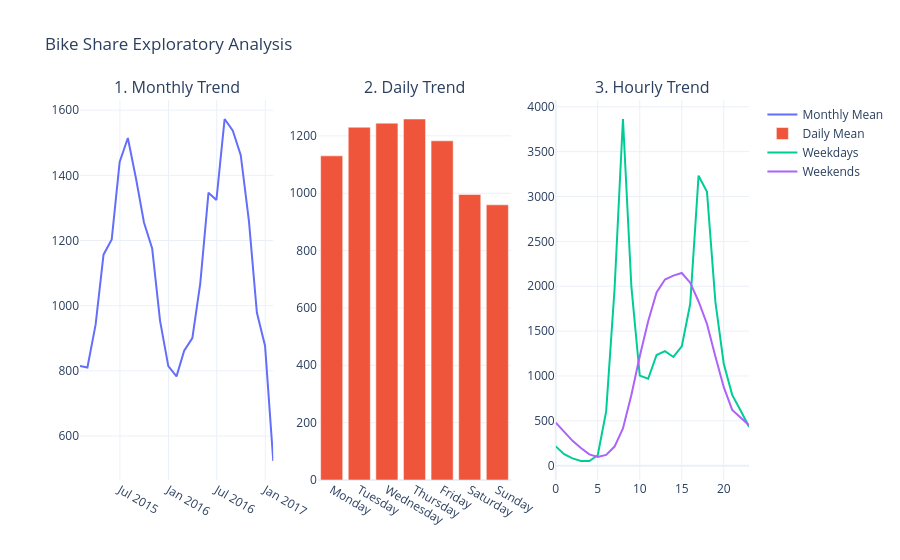

Notebook code cell kept with this figure:
### Code cell
# ==========================================
# STEP 1: CREATE TIME COLUMNS FROM THE INDEX
# ==========================================
# Extract hour (0 to 23)
df['hour'] = df.index.hour

# Extract day name (Monday, Tuesday, etc.)
df['day_name'] = df.index.day_name()


# ==========================================
# STEP 2: CALCULATE THE AVERAGES
# ==========================================
# 1. Macro (Monthly average)
monthly_avg = df['cnt'].resample('ME').mean()

# 2. Medium (Day of week average - ordered correctly from Monday to Sunday)
day_order = ['Monday', 'Tuesday', 'Wednesday', 'Thursday', 'Friday', 'Saturday', 'Sunday']
weekly_avg = df.groupby('day_name')['cnt'].mean().reindex(day_order)

# 3. Micro (Hourly average for weekdays vs weekends)
weekday_hourly = df[df['is_weekend'] == 0].groupby('hour')['cnt'].mean()
weekend_hourly = df[df['is_weekend'] == 1].groupby('hour')['cnt'].mean()


# ==========================================
# STEP 3: BUILD THE PLOTS
# ==========================================
# Create a grid with 1 row and 3 columns
fig = make_subplots(
    rows=1, 
    cols=3, 
    subplot_titles=('1. Monthly Trend', '2. Daily Trend', '3. Hourly Trend')
)

# Plot 1: Monthly (Macro Scale)
fig.add_trace(
    go.Scatter(x=monthly_avg.index, y=monthly_avg.values, name='Monthly Mean'), 
    row=1, col=1
)

# Plot 2: Day of the Week (Medium Scale)
fig.add_trace(
    go.Bar(x=weekly_avg.index, y=weekly_avg.values, name='Daily Mean'), 
    row=1, col=2
)

# Plot 3: Hourly (Micro Scale - comparing Weekday vs Weekend)
fig.add_trace(
    go.Scatter(x=weekday_hourly.index, y=weekday_hourly.values, name='Weekdays'), 
    row=1, col=3
)
fig.add_trace(
    go.Scatter(x=weekend_hourly.index, y=weekend_hourly.values, name='Weekends'), 
    row=1, col=3
)

# Show the dashboard with a clean white background
fig.update_layout(title='Bike Share Exploratory Analysis', template='plotly_white')
fig.show()

### Figure 1 — Plotly figure (JSON) as saved in the notebook; plotly's stock layout.template omitted (floating-point values rounded to 4 significant figures)
{"data": [{"name": "Monthly Mean", "type": "scatter", "x": ["2015-01-31T00:00:00.000000000", "2015-02-28T00:00:00.000000000", "2015-03-31T00:00:00.000000000", "2015-04-30T00:00:00.000000000", "2015-05-31T00:00:00.000000000", "2015-06-30T00:00:00.000000000", "2015-07-31T00:00:00.000000000", "2015-08-31T00:00:00.000000000", "2015-09-30T00:00:00.000000000", "2015-10-31T00:00:00.000000000", "2015-11-30T00:00:00.000000000", "2015-12-31T00:00:00.000000000", "2016-01-31T00:00:00.000000000", "2016-02-29T00:00:00.000000000", "2016-03-31T00:00:00.000000000", "2016-04-30T00:00:00.000000000", "2016-05-31T00:00:00.000000000", "2016-06-30T00:00:00.000000000", "2016-07-31T00:00:00.000000000", "2016-08-31T00:00:00.000000000", "2016-09-30T00:00:00.000000000", "2016-10-31T00:00:00.000000000", "2016-11-30T00:00:00.000000000", "2016-12-31T00:00:00.000000000", "2017-01-31T00:00:00.000000000"], "xaxis": "x", "y": [814.7, 810.1, 941.7, 1157.0, 1204.0, 1441.0, 1514.0, 1390.0, 1255.0, 1175.0, 952.6, 814.6, 783.0, 861.8, 900.6, 1069.0, 1347.0, 1325.0, 1573.0, 1537.0, 1462.0, 1259.0, 978.9, 876.2, 523.3], "yaxis": "y"}, {"name": "Daily Mean", "type": "bar", "x": ["Monday", "Tuesday", "Wednesday", "Thursday", "Friday", "Saturday", "Sunday"], "xaxis": "x2", "y": [1130.0, 1230.0, 1244.0, 1259.0, 1183.0, 995.6, 959.6], "yaxis": "y2"}, {"name": "Weekdays", "type": "scatter", "x": [0, 1, 2, 3, 4, 5, 6, 7, 8, 9, 10, 11, 12, 13, 14, 15, 16, 17, 18, 19, 20, 21, 22, 23], "xaxis": "x3", "y": [215.4, 128.0, 81.01, 53.25, 52.25, 116.1, 604.7, 1970.0, 3864.0, 1998.0, 1004.0, 968.4, 1234.0, 1277.0, 1212.0, 1330.0, 1802.0, 3232.0, 3052.0, 1826.0, 1134.0, 789.1, 614.7, 434.9], "yaxis": "y3"}, {"name": "Weekends", "type": "scatter", "x": [0, 1, 2, 3, 4, 5, 6, 7, 8, 9, 10, 11, 12, 13, 14, 15, 16, 17, 18, 19, 20, 21, 22, 23], "xaxis": "x3", "y": [479.8, 383.3, 276.4, 197.4, 126.3, 97.25, 120.6, 213.2, 415.8, 787.4, 1219.0, 1611.0, 1931.0, 2075.0, 2118.0, 2148.0, 2040.0, 1830.0, 1579.0, 1217.0, 874.7, 622.0, 537.0, 451.7], "yaxis": "y3"}], "layout": {"annotations": [{"font": {"size": 16}, "showarrow": false, "text": "1. Monthly Trend", "x": 0.1444, "xanchor": "center", "xref": "paper", "y": 1, "yanchor": "bottom", "yref": "paper"}, {"font": {"size": 16}, "showarrow": false, "text": "2. Daily Trend", "x": 0.5, "xanchor": "center", "xref": "paper", "y": 1, "yanchor": "bottom", "yref": "paper"}, {"font": {"size": 16}, "showarrow": false, "text": "3. Hourly Trend", "x": 0.8556, "xanchor": "center", "xref": "paper", "y": 1, "yanchor": "bottom", "yref": "paper"}], "title": {"text": "Bike Share Exploratory Analysis"}, "xaxis": {"anchor": "y", "domain": [0, 0.2889]}, "xaxis2": {"anchor": "y2", "domain": [0.3556, 0.6444]}, "xaxis3": {"anchor": "y3", "domain": [0.7111, 1]}, "yaxis": {"anchor": "x", "domain": [0, 1]}, "yaxis2": {"anchor": "x2", "domain": [0, 1]}, "yaxis3": {"anchor": "x3", "domain": [0, 1]}}}
